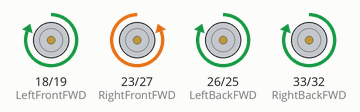
Recording of a sketch running on a simulated ESP32. On the bench: motor-driver pin pairs drawn as motors (green arrow = first pin HIGH = forward, orange = second pin HIGH = backward, longer = more drive).

Above: at 1.5 s.
At 4.5 s:
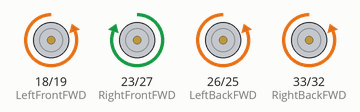
At 7.5 s:
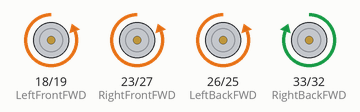
At 10.5 s:
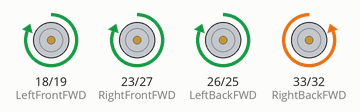
At 13.5 s:
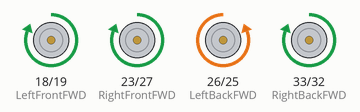
At 16.5 s:
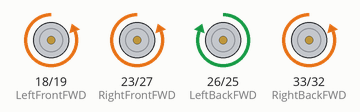
Timing chart, 0 to 20.7 s (numbered marks = the images above):
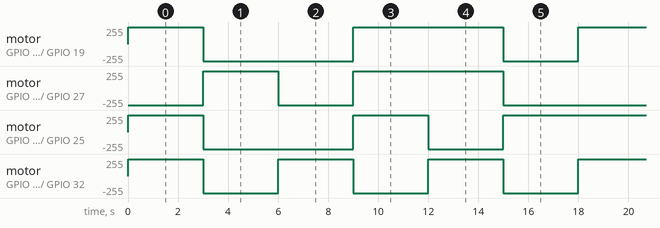

The sketch:

1_Motor_test.ino
```cpp
//右
#define RightFrontFWD 23
#define RightFrontBWD 27
#define RightBackFWD  33
#define RightBackBWD  32

//左
#define LeftFrontFWD 18
#define LeftFrontBWD 19
#define LeftBackFWD  26
#define LeftBackBWD  25

int motorSpeed = 1;
void setup() {
  // put your setup code here, to run once:
  pinMode(RightFrontFWD, OUTPUT);
  pinMode(RightFrontBWD, OUTPUT);
  pinMode(RightBackFWD, OUTPUT);
  pinMode(RightBackBWD, OUTPUT);
  pinMode(LeftFrontFWD, OUTPUT);
  pinMode(LeftFrontBWD, OUTPUT);
  pinMode(LeftBackFWD, OUTPUT);
  pinMode(LeftBackBWD, OUTPUT);
}


void loop() {
 digitalWrite(RightFrontBWD, motorSpeed); // 右前，前转，使用PWM控制速度
  digitalWrite(RightFrontFWD, 0);       // 如果RightFrontFWD不是PWM引脚，则设为低电平
  digitalWrite(RightBackBWD, 0);  // 右后，前转，使用PWM控制速度
  digitalWrite(RightBackFWD, motorSpeed);  // 如果RightBackBWD不是PWM引脚，则设为低电平

  digitalWrite(LeftFrontFWD, motorSpeed);  // 左前，前转，使用PWM控制速度
  digitalWrite(LeftFrontBWD, 0);        // 如果LeftFrontBWD不是PWM引脚，则设为低电平
  digitalWrite(LeftBackBWD, 0);   // 左后，前转，使用PWM控制速度
  digitalWrite(LeftBackFWD, motorSpeed);    // 如果LeftBackBWD不是PWM引脚，则设为低电平
  delay(3000);

  digitalWrite(RightFrontFWD, motorSpeed); // 右前轮，后退方向，利用PWM进行速度调控
  digitalWrite(RightFrontBWD, 0); // 若RightFrontBWD不支持PWM，则设为低电平
  digitalWrite(RightBackFWD, 0); // 右后轮，后退方向，利用PWM进行速度调控
  digitalWrite(RightBackBWD, motorSpeed); // 若RightBackFWD不支持PWM，则设为低电平

  digitalWrite(LeftFrontBWD, motorSpeed); // 左前轮，后退方向，利用PWM进行速度调控
  digitalWrite(LeftFrontFWD, 0); // 若LeftFrontFWD不支持PWM，则设为低电平
  digitalWrite(LeftBackFWD, 0); // 左后轮，后退方向，利用PWM进行速度调控
  digitalWrite(LeftBackBWD, motorSpeed); // 若LeftBackFWD不支持PWM，则设为低电平
  delay(3000);

  digitalWrite(RightFrontBWD, motorSpeed); // 右前轮，前退方向，利用PWM进行速度调控
  digitalWrite(RightFrontFWD, LOW); // 若RightFrontFWD不支持PWM，则设为低电平
  digitalWrite(RightBackFWD, motorSpeed); // 右后轮，前进方向，利用PWM进行速度调控
  digitalWrite(RightBackBWD, LOW); // 若RightBackBWD不支持PWM，则设为低电平

  digitalWrite(LeftFrontBWD, motorSpeed); // 左前轮，后进方向，利用PWM进行速度调控
  digitalWrite(LeftFrontFWD, LOW); // 若LeftFrontBWD不支持PWM，则设为低电平
  digitalWrite(LeftBackBWD, motorSpeed); // 左后轮，后退方向，利用PWM进行速度调控
  digitalWrite(LeftBackFWD, LOW); // 若LeftBackFWD不支持PWM，则设为低电平
  delay(3000);

  digitalWrite(RightFrontFWD, motorSpeed); // 右前轮，后进方向，利用PWM进行速度调控
  digitalWrite(RightFrontBWD, LOW);
  digitalWrite(RightBackBWD, motorSpeed); // 右后轮，后退方向，利用PWM进行速度调控
  digitalWrite(RightBackFWD, LOW); // 若RightBackFWD不支持PWM，则设为低电平

  digitalWrite(LeftFrontFWD, motorSpeed); // 左前轮，前退方向，利用PWM进行速度调控
  digitalWrite(LeftFrontBWD, LOW); // 若LeftFrontFWD不支持PWM，则设为低电平
  digitalWrite(LeftBackFWD, motorSpeed); // 左后轮，前进方向，利用PWM进行速度调控
  digitalWrite(LeftBackBWD, LOW); // 若LeftBackBWD不支持PWM，则设为低电平
  delay(3000);

  digitalWrite(RightFrontFWD, motorSpeed); // 右前轮，后进方向，利用PWM进行速度调控
  digitalWrite(RightFrontBWD, LOW);
  digitalWrite(RightBackFWD, motorSpeed); // 右后轮，后退方向，利用PWM进行速度调控
  digitalWrite(RightBackBWD, LOW);

  digitalWrite(LeftFrontFWD, motorSpeed); // 左前轮，前退方向，利用PWM进行速度调控
  digitalWrite(LeftFrontBWD, LOW);
  digitalWrite(LeftBackFWD, LOW);
  digitalWrite(LeftBackBWD, motorSpeed); // 左后轮，前进方向，利用PWM进行速度调控
  delay(3000);

  digitalWrite(RightFrontFWD, LOW);
  digitalWrite(RightFrontBWD, motorSpeed); // 右前轮，前退方向，利用PWM进行速度调控
  digitalWrite(RightBackFWD, LOW);
  digitalWrite(RightBackBWD, motorSpeed); // 右后轮，后进方向，利用PWM进行速度调控

  digitalWrite(LeftFrontFWD, LOW);
  digitalWrite(LeftFrontBWD, motorSpeed); // 左前轮，后退方向，利用PWM进行速度调控
  digitalWrite(LeftBackFWD, motorSpeed); // 左后轮，前退方向，利用PWM进行速度调控
  digitalWrite(LeftBackBWD, LOW);
  delay(3000);
}
```

Measured:
- by itself, motor on GPIO 33 (RightBackFWD) / GPIO 32 (RightBackBWD): alternates forward 255/255 for 3.0 s and backward 255/255 for 3.0 s
- by itself, motor on GPIO 26 (LeftBackFWD) / GPIO 25 (LeftBackBWD): repeats every 18.0 s: backward 255/255 6.0 s, forward 255/255 3.0 s, backward 255/255 3.0 s, forward 255/255 6.0 s
- by itself, motor on GPIO 18 (LeftFrontFWD) / GPIO 19 (LeftFrontBWD): repeats every 18.0 s: backward 255/255 6.0 s, forward 255/255 6.0 s, backward 255/255 3.0 s, forward 255/255 3.0 s
